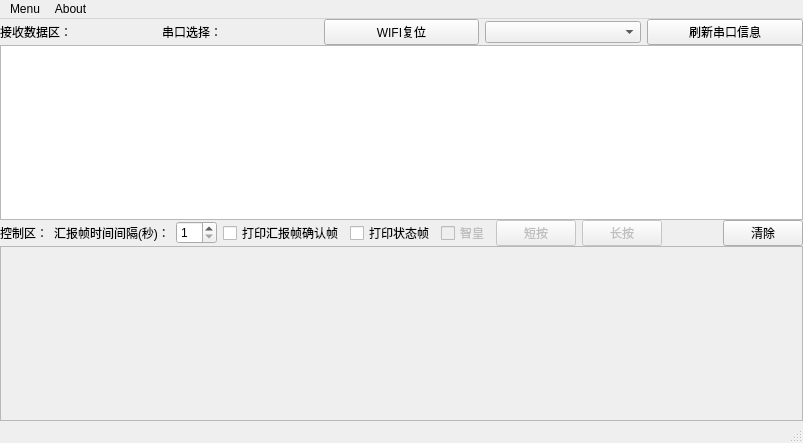
<?xml version="1.0" encoding="UTF-8"?>
<ui version="4.0">
 <class>MainWindow</class>
 <widget class="QMainWindow" name="MainWindow">
  <property name="geometry">
   <rect>
    <x>0</x>
    <y>0</y>
    <width>803</width>
    <height>443</height>
   </rect>
  </property>
  <property name="windowTitle">
   <string>MainWindow</string>
  </property>
  <widget class="QWidget" name="centralWidget">
   <layout class="QVBoxLayout" name="verticalLayout" stretch="0,5,0,5">
    <property name="spacing">
     <number>0</number>
    </property>
    <property name="leftMargin">
     <number>0</number>
    </property>
    <property name="topMargin">
     <number>0</number>
    </property>
    <property name="rightMargin">
     <number>0</number>
    </property>
    <property name="bottomMargin">
     <number>0</number>
    </property>
    <item>
     <layout class="QHBoxLayout" name="horizontalLayout">
      <item>
       <widget class="QLabel" name="label">
        <property name="text">
         <string>接收数据区：</string>
        </property>
       </widget>
      </item>
      <item>
       <widget class="QLabel" name="label_4">
        <property name="text">
         <string>串口选择：</string>
        </property>
       </widget>
      </item>
      <item>
       <widget class="QPushButton" name="ResetpushButton">
        <property name="text">
         <string>WIFI复位</string>
        </property>
       </widget>
      </item>
      <item>
       <widget class="QComboBox" name="serialCombox"/>
      </item>
      <item>
       <widget class="QPushButton" name="pushButton_2">
        <property name="text">
         <string>刷新串口信息</string>
        </property>
       </widget>
      </item>
     </layout>
    </item>
    <item>
     <widget class="QTextEdit" name="receiveDisplay">
      <property name="autoFillBackground">
       <bool>true</bool>
      </property>
     </widget>
    </item>
    <item>
     <layout class="QHBoxLayout" name="horizontalLayout_2">
      <item>
       <widget class="QLabel" name="label_3">
        <property name="text">
         <string>控制区：</string>
        </property>
       </widget>
      </item>
      <item>
       <widget class="QLabel" name="label_2">
        <property name="text">
         <string>汇报帧时间间隔(秒)：</string>
        </property>
       </widget>
      </item>
      <item>
       <widget class="QSpinBox" name="spinBox">
        <property name="minimum">
         <number>1</number>
        </property>
       </widget>
      </item>
      <item>
       <widget class="QCheckBox" name="checkBox">
        <property name="text">
         <string>打印汇报帧确认帧</string>
        </property>
       </widget>
      </item>
      <item>
       <widget class="QCheckBox" name="checkBox_2">
        <property name="text">
         <string>打印状态帧</string>
        </property>
       </widget>
      </item>
      <item>
       <widget class="QCheckBox" name="checkBoxZhihuang">
        <property name="enabled">
         <bool>false</bool>
        </property>
        <property name="text">
         <string>智皇</string>
        </property>
       </widget>
      </item>
      <item>
       <widget class="QPushButton" name="zhihuangShortButton">
        <property name="enabled">
         <bool>false</bool>
        </property>
        <property name="text">
         <string>短按</string>
        </property>
       </widget>
      </item>
      <item>
       <widget class="QPushButton" name="zhihuangLongButton">
        <property name="enabled">
         <bool>false</bool>
        </property>
        <property name="text">
         <string>长按</string>
        </property>
       </widget>
      </item>
      <item>
       <spacer name="horizontalSpacer">
        <property name="orientation">
         <enum>Qt::Horizontal</enum>
        </property>
        <property name="sizeHint" stdset="0">
         <size>
          <width>40</width>
          <height>20</height>
         </size>
        </property>
       </spacer>
      </item>
      <item>
       <widget class="QPushButton" name="pushButton">
        <property name="text">
         <string>清除</string>
        </property>
       </widget>
      </item>
     </layout>
    </item>
    <item>
     <widget class="QScrollArea" name="scrollArea">
      <property name="widgetResizable">
       <bool>true</bool>
      </property>
      <widget class="QWidget" name="scrollAreaWidgetContents">
       <property name="geometry">
        <rect>
         <x>0</x>
         <y>0</y>
         <width>801</width>
         <height>172</height>
        </rect>
       </property>
      </widget>
     </widget>
    </item>
   </layout>
  </widget>
  <widget class="QMenuBar" name="menuBar">
   <property name="geometry">
    <rect>
     <x>0</x>
     <y>0</y>
     <width>803</width>
     <height>23</height>
    </rect>
   </property>
   <widget class="QMenu" name="menuMenu">
    <property name="title">
     <string>Menu</string>
    </property>
    <addaction name="actionOpen"/>
   </widget>
   <widget class="QMenu" name="menuAbout">
    <property name="title">
     <string>About</string>
    </property>
    <addaction name="actionVersion"/>
    <addaction name="actionHelp"/>
   </widget>
   <addaction name="menuMenu"/>
   <addaction name="menuAbout"/>
  </widget>
  <widget class="QStatusBar" name="statusBar"/>
  <action name="actionOpen">
   <property name="text">
    <string>Open</string>
   </property>
  </action>
  <action name="actionVersion">
   <property name="text">
    <string>Version</string>
   </property>
  </action>
  <action name="actionHelp">
   <property name="text">
    <string>Help</string>
   </property>
  </action>
 </widget>
 <layoutdefault spacing="6" margin="11"/>
 <resources/>
 <connections/>
 <slots>
  <slot>slot1()</slot>
 </slots>
</ui>
